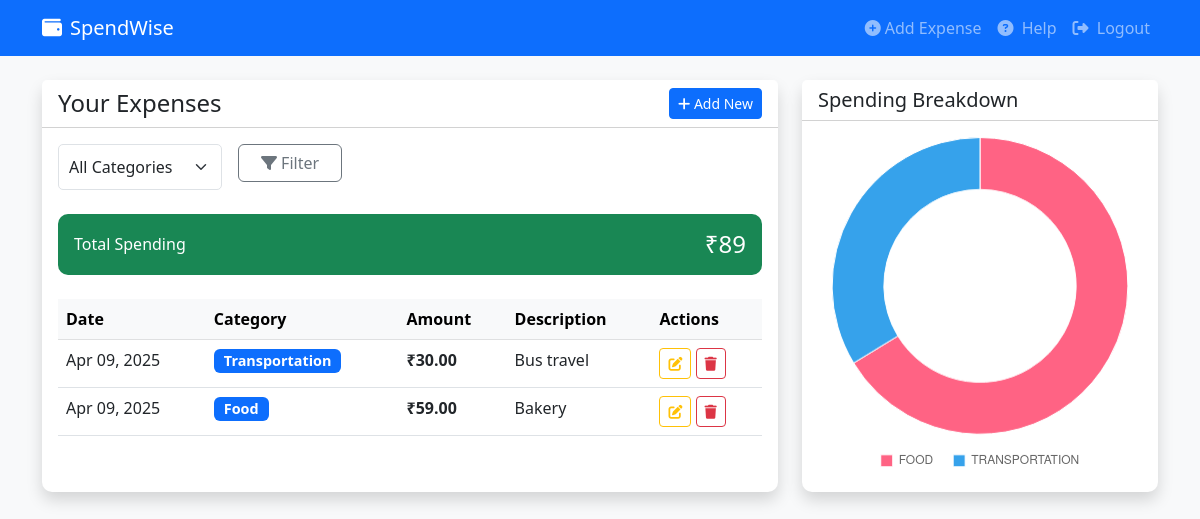
The page / (signed in) on the database its author committed.
### expenses/models.py (models this page shows, shortened)
class Expense(models.Model):
    CATEGORIES = [
        ('FOOD', 'Food'),
        ('TRANSPORTATION', 'Transportation'),
        ('BILLS','Bills'),
        ('ENTERTAINMENT', 'Entertainment'),
        ('OTHER','Other'),
    ]
    user = models.ForeignKey(User, on_delete=models.CASCADE)
    amount = models.DecimalField(max_digits=10, decimal_places=2)
    category = models.CharField(max_length=20, choices=CATEGORIES)
    description = models.TextField()
    date = models.DateField(auto_now_add=True)

### expenses/views.py (the view)
# urls.py: path('', views.expense_list, name='expense_list'),
@login_required
def expense_list(request):
    expenses = Expense.objects.filter(user=request.user)
    category = request.GET.get('category')
    if category:
        expenses = expenses.filter(category=category)
    total = expenses.aggregate(Sum('amount'))['amount__sum'] or 0
    category_totals = expenses.values('category').annotate(total=Sum('amount'))
    category_labels = [cat['category'] for cat in category_totals]
    category_data = [float(cat['total']) for cat in category_totals]
    return render(request, 'expenses/expense_list.html', {
        'expenses': expenses,
        'total': total,
        'category_totals': category_totals,
        'categories': Expense.CATEGORIES,  # For dropdown filter
        'selected_category': category,    # To show current selection
        'category_labels': json.dumps(category_labels),
        'category_data': json.dumps(category_data),
    })

### expenses/templates/expenses/expense_list.html (shortened to what this page needs)
{% extends 'base.html' %}
{% load humanize %}
{% block content %}
<div class="row d-flex align-items-stretch">
    <div class="col-lg-8 d-flex">
        <div class="card shadow mb-4 w-100 h-100 " style="height: 100%">
            <div class="card-header bg-white">
                <div class="d-flex justify-content-between align-items-center">
                    <h4 class="mb-0">Your Expenses</h4>
                    <a href="{% url 'add_expense' %}" class="btn btn-primary btn-sm">
                        <i class="fas fa-plus"></i> Add New
                    </a>
                </div>
            </div>
            <div class="card-body">
                <form class="row g-3 mb-4">
                    <div class="col-md-3">
                        <select name="category" class="form-select">
                            <option value="">All Categories</option>
                        </select>
                    </div>
                    <div class="col-md-2">
                        <button type="submit" class="btn btn-outline-secondary w-100">
                            <i class="fas fa-filter"></i> Filter
                        </button>
                    </div>
                </form>
                <div class="mb-4">
                    <div class="card text-white bg-success">
                        <div class="card-body py-2">
                            <div class="d-flex justify-content-between align-items-center">
                                <h6 class="card-title mb-0">Total Spending</h6>
                                <h4 class="card-text mb-0">₹{{ total|intcomma }}</h4>
                            </div>
                        </div>
                    </div>
                </div>
                <div class="table-responsive">
                    <table class="table table-hover">
                        <thead class="table-light">
                            <tr>
                                <th>Date</th>
                                <th>Category</th>
                                <th>Amount</th>
                                <th>Description</th>
                                <th>Actions</th>
                            </tr>
                        </thead>
                        <tbody>
                            {% for expense in expenses %}
                            <tr>
                                <td>{{ expense.date|date:"M d, Y" }}</td>
                                <td><span class="badge bg-primary">{{ expense.get_category_display }}</span></td>
                                <td class="fw-bold">₹{{ expense.amount }}</td>
                                <td>{{ expense.description|truncatechars:30 }}</td>
                                <td>
                                    <a href="{% url 'edit_expense' expense.id %}" class="btn btn-sm btn-outline-warning">
                                        <i class="fas fa-edit"></i>
                                    </a>
                                    <a href="{% url 'delete_expense' expense.id %}" class="btn btn-sm btn-outline-danger">
                                        <i class="fas fa-trash"></i>
                                    </a>
                                </td>
                            </tr>
                            {% endfor %}
                        </tbody>
                    </table>
                </div>
            </div>
        </div>
    </div>
    <div class="col-lg-4 d-flex">
        <div class="card shadow w-100 h-100">
            <div class="card-header bg-white">
                <h5 class="mb-0">Spending Breakdown</h5>
            </div>
            <div class="card-body">
                <canvas id="categoryChart" height="250"></canvas>
            </div>
        </div>
    </div>
</div>
<script>
    document.addEventListener('DOMContentLoaded', function() {
        const ctx = document.getElementById('categoryChart').getContext('2d');
        new Chart(ctx, {
            type: 'doughnut',
            data: {
                labels: {{ category_labels|safe }},
                datasets: [{
                    data: {{ category_data|safe }},
                    backgroundColor: [
                        '#FF6384', '#36A2EB', '#FFCE56', '#4BC0C0', '#9966FF',
                        '#FF9F40', '#8A2BE2', '#7CFC00', '#FF1493', '#00FFFF'
                    ],
                    borderWidth: 1
                }]
            },
            options: {
                responsive: true,
                maintainAspectRatio: false,
                plugins: {
                    legend: {
                        position: 'bottom',
                        labels: {
                            boxWidth: 12,
                            padding: 20
                        }
                    }
                },
                cutout: '65%'
            }
        });
    });
</script>
{% endblock %}

### expenses/templates/base.html (shortened to what this page needs)
{% load static %}
<!DOCTYPE html>
<html lang="en">
<head>
    <link href="https://cdn.jsdelivr.net/npm/bootstrap@5.3.0/dist/css/bootstrap.min.css" rel="stylesheet">
    <link rel="stylesheet" href="https://cdnjs.cloudflare.com/ajax/libs/font-awesome/6.4.0/css/all.min.css">
    <link rel="stylesheet" href="{% static 'expense_tracker/css/style.css' %}">
</head>
<body class="bg-light">
    <nav class="navbar navbar-expand-lg navbar-dark bg-primary">
        <div class="container">
            <a class="navbar-brand" href="{% url 'expense_list' %}">
                <i class="fas fa-wallet me-2"></i>SpendWise
            </a>
            <div class="navbar-nav">
                <a class="nav-link" href="{% url 'add_expense' %}"><i class="fas fa-plus-circle me-1"></i>Add Expense</a>
                <div class="navbar-nav ms-auto">
                    <a class="nav-link" href="{% static 'expenses/docs/SpendWise_UserManual.pdf' %}" target="_blank">
                      <i class="fas fa-question-circle me-1"></i> Help
                    </a>
                <a href="{% url 'logout' %}" class="nav-link" onclick="event.preventDefault(); document.getElementById('logout-form').submit();">
                    <i class="fas fa-sign-out-alt me-1"></i> Logout
                </a>
            </div>
        </div>
    </nav>
    <div class="container mt-4">
        {% block content %}{% endblock %}
    </div>
</body>
</html>

### expense_tracker/static/css/style.css (style rules this page uses)
body { background-color: #f8f9fa; }
.card { border-radius: 10px; border: none; }
.badge { font-size: 0.9em; padding: 5px 10px; }
.form-control, .form-select { padding: 10px; border-radius: 5px; }
.card-body { padding: 1rem !important; }

### rows shown on the page
Expense: date "Apr 09, 2025", category "Transportation", amount "30.00", description "Bus travel"
Expense: date "Apr 09, 2025", category "Food", amount "59.00", description "Bakery"

### other values the page prints
{{ total|intcomma }} "89"
chart data {{ category_labels|safe }} ["FOOD", "TRANSPORTATION"]
chart data {{ category_data|safe }} [59.0, 30.0]
